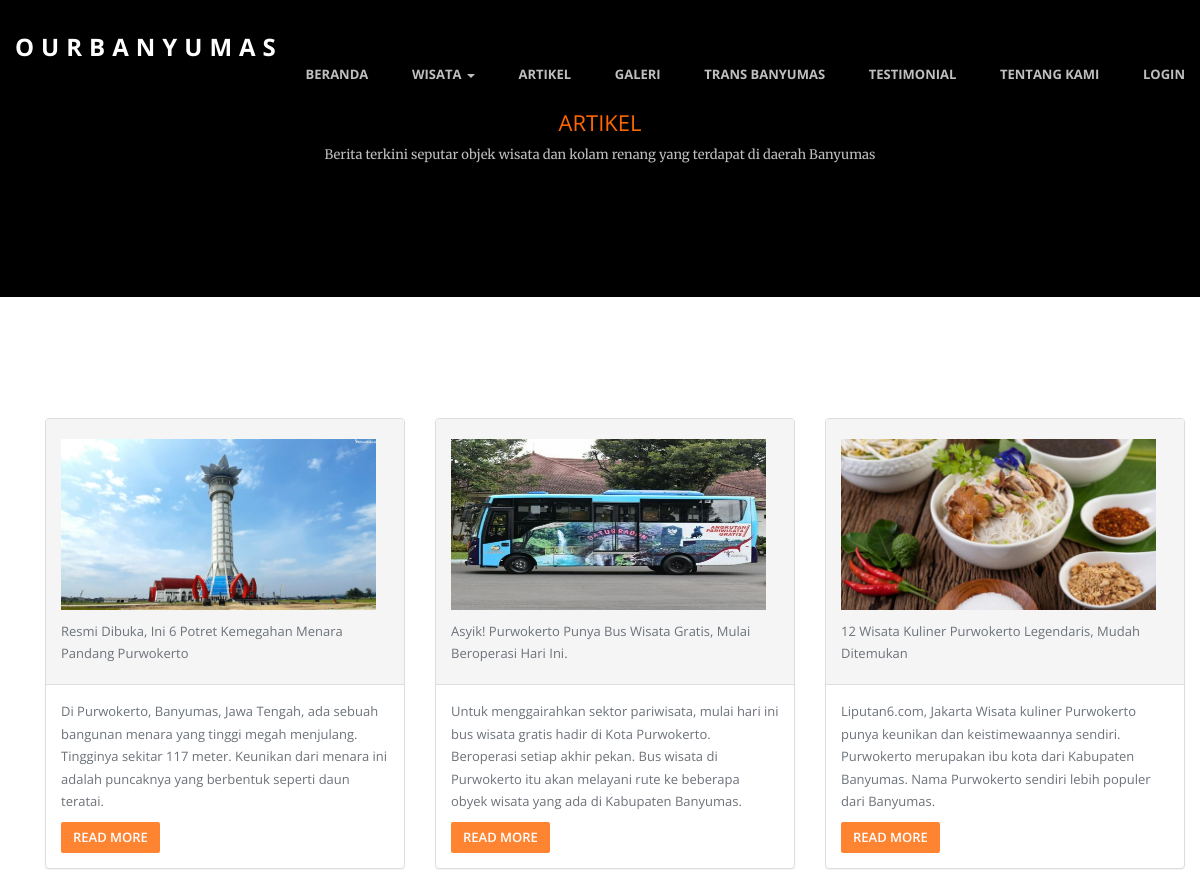
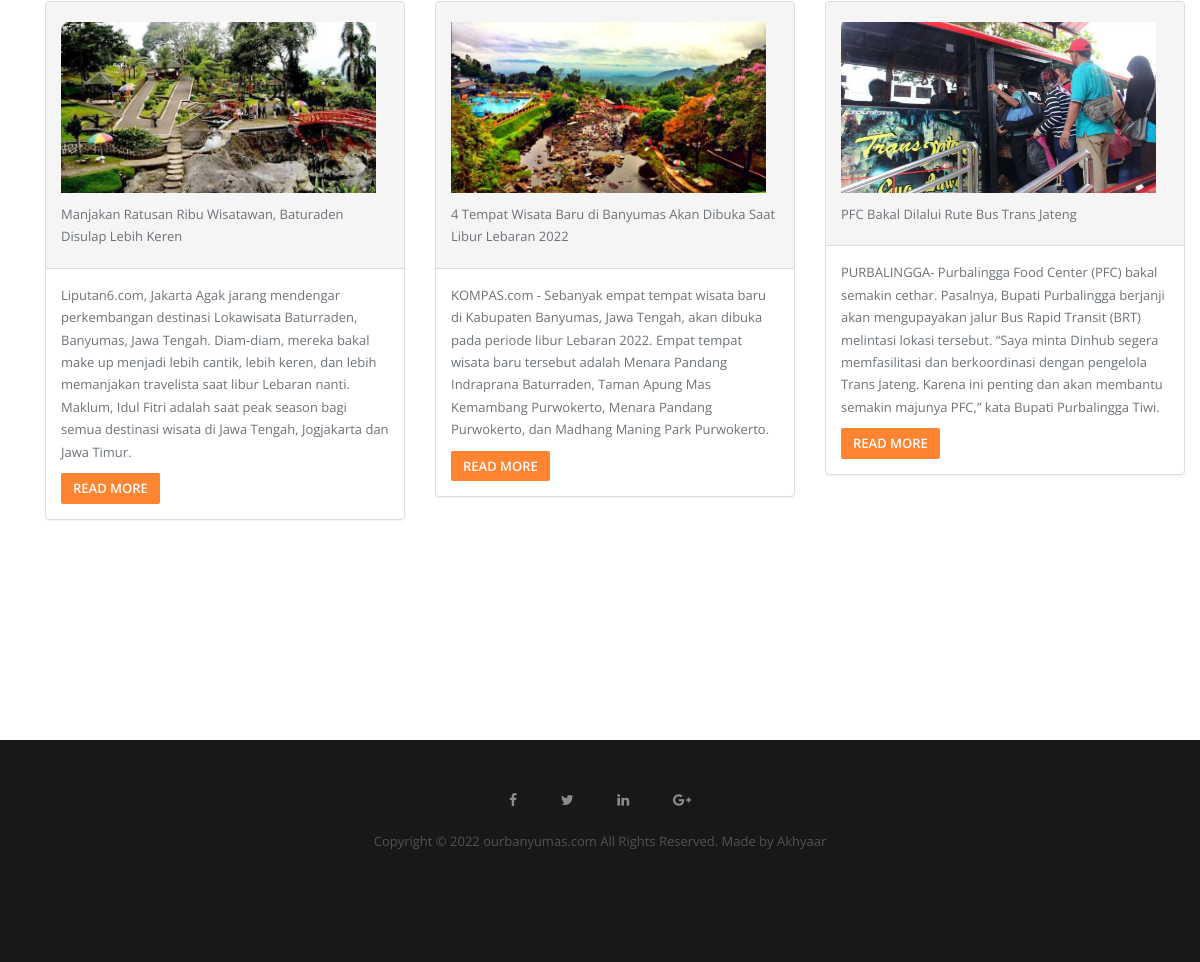
Screenshot of /artikel.php with the database file from the repository (2 pictures, top to bottom).
### tables this page shows
CREATE TABLE `artikel` (
  `id` int(100) NOT NULL,
  `judul` varchar(400) NOT NULL,
  `keterangan` varchar(500) NOT NULL,
  `url` varchar(250) NOT NULL,
  `foto` varchar(200) NOT NULL
);

### artikel.php (the view, shortened to what this page needs)
<!doctype html>
<html class="no-js" lang="">
<head>
  <link rel="stylesheet" href="css/bootstrap.min.css">
  <link rel="stylesheet" href="css/flexslider.css">
  <link rel="stylesheet" href="css/jquery.fancybox.css">
  <link rel="stylesheet" href="css/main.css">
  <link rel="stylesheet" href="css/responsive.css">
  <link rel="stylesheet" href="css/font-icon.css">
  <link rel="stylesheet" href="css/animate.min.css">
  <link rel="stylesheet" href="https://maxcdn.bootstrapcdn.com/font-awesome/4.4.0/css/font-awesome.min.css">
</head>
<body>
  <section>
    <header id="header">
      <div class="header-content clearfix"> <a class="logo" href="index.php">OurBanyumas</a>
        <nav class="navigation" role="navigation">
          <ul class="primary-nav">
            <li><a href="index.php">Beranda</a></li>
            <li class="dropdown">
              <a href="#" class="dropdown-toggle" data-toggle="dropdown">Wisata <b class="caret"></b></a>
            </li>
            <li><a href="artikel.php">Artikel</a></li>
            <li><a href="galeri.php">Galeri</a></li>
            <li><a href="transbanyumas.php">Trans Banyumas</a></li>
            <li><a href="testimonial.php">Testimonial</a></li>
            <li><a href="tentang.php">Tentang Kami</a></li>
            <?php
            if (!isset($_SESSION['is_login'])) {
            ?>
              <li>
                <a href="login.php">Login</a>
              </li>
            <?php } else { ?>
              <li>
                <a href="akunuser.php?logoutSubmit=1" class="logout">Logout (<?= $_SESSION['namauser']; ?>)</a>
              </li><?php } ?>
          </ul>
        </nav>
      </div>
    </header>
  </section>
  <section id="intro" class="section intro">
    <div class="container">
      <div class="col-md-8 col-md-offset-2 text-center">
        <?php
        if (!isset($_SESSION['admin'])) {
        ?>
          <h6>ARTIKEL</h6>
          <p>Berita terkini seputar objek wisata dan kolam renang yang terdapat di daerah Banyumas</p>
          <br>
        <?php } else { ?>
          <h6>ARTIKEL</h6>
          <br>
          </li>
        <?php } ?>
      </div>
    </div>
  </section>
  <section id="services" class="services service-section">
    <div class="container">
      <div class="container">
        <div class="row">
          <div class="col-lg-12">
          </div>
          <?php
          include "koneksi.php";
          $query = "SELECT * FROM artikel";
          $sql = mysqli_query($connect, $query);
          while ($data = mysqli_fetch_array($sql)) {
          ?>
            <div class="col-md-4">
              <div class="panel panel-default">
                <div class="panel-heading">
                  <h4><?php echo "<td align='center'><img src='images/foto/" . $data['foto'] . "' width='315' height='171' ></td>"; ?></h4>
                  <p> <?php echo "" . $data['judul'] . ""; ?></p>
                </div>
                <div class="panel-body">
                  <p> <?php echo "" . $data['keterangan'] . ""; ?></p>
                  <a <?php echo "href=" . $data['url'] . ""; ?> class="btn btn-default">Read More</a>
                </div>
              </div>
            </div>
          <?php
          }
          ?>
        </div>
      </div>
  </section>
  <section id="services" class="services service-section">
  </section>
  <footer class="footer">
    <div class="footer-top section">
      <div class="container" align="center">
        <div class="row">
          <a style="padding:20px" ; href="#"><i class="fa fa-facebook"></i></a>
          <a style="padding:20px" ; href="#"><i class="fa fa-twitter"></i></a>
          <a style="padding:20px" ; href="#"><i class="fa fa-linkedin"></i></a>
          <a style="padding:20px" ; href="#"><i class="fa fa-google-plus"></i></a>
          <br>
          <br>
          <p>Copyright © 2022 ourbanyumas.com All Rights Reserved. Made by Akhyaar</p>
        </div>
      </div>
    </div>
  </footer>
</body>
</html>

### css/main.css (style rules this page uses)
p { font-size: 13px; line-height: 22.4px; color: #6c7279; }
h4 { font-size: 22px; color: #2d3033; font-weight: 400; }
h6 { font-size: 22px; color: #F60; font-weight: 400; }
.btn { background-color: #F60; color: #fff; font-size: 13px; font-weight: 600; border: 0; -moz-border-radius: 2px; -webkit-border-radius: 2px; border-radius: 2px; display: inline-block; text-transform: uppercase; opacity:0.8; }
a { color: #e84545; }
body { font-family: "Open Sans", Arial, sans-serif; font-weight: 400; color: #6c7279; }
ul, ol { margin: 0; padding: 0; }
ul li { list-style: none; }
.section { padding: 100px 0; }
#header { position: fixed; width: 100%; z-index: 999; }
#header .header-content { margin: 0 auto; max-width: 1170px; padding: 30px 0; width: 100%; -moz-transition: padding 0.3s; -o-transition: padding 0.3s; -webkit-transition: padding 0.3s; transition: padding 0.3s; }
#header .logo { float: left; font-size:24px; font-weight:700; color:#fff; text-decoration:none; text-transform:uppercase; letter-spacing:7px; }
.navigation { float: right; }
.navigation li { display: inline-block; }
.navigation a { color: rgba(255, 255, 255, 0.75); font-size: 13px; font-weight: 700; margin-left: 40px; text-transform: uppercase; }
.intro { background-color: #000; }
.intro p { font-family: "Merriweather", Arial, sans-serif; color: rgba(255, 255, 255, 0.75); font-weight: 400; }
.service-section { padding-top: 100px; }
.services { margin-bottom: 50px; }
.footer { text-align: left; }
.footer-top { background-color: #181818; padding-top: 50px; }
.footer p { color: rgba(255, 255, 255, 0.25); }
.footer a { color: rgba(255, 255, 255, 0.50); }

### rows the page displays
artikel: foto (picture), judul "Resmi Dibuka, Ini 6 Potret Kemegahan Menara Pandang Purwokerto", keterangan "Di Purwokerto, Banyumas, Jawa Tengah, ada sebuah bangunan menara yang tinggi megah menjulang. Tingginya sekitar 117 meter. Keunikan dari menara ini adalah puncaknya yang berbentuk seperti daun teratai."
artikel: foto (picture), judul "Asyik! Purwokerto Punya Bus Wisata Gratis, Mulai Beroperasi Hari Ini.", keterangan "Untuk menggairahkan sektor pariwisata, mulai hari ini bus wisata gratis hadir di Kota Purwokerto. Beroperasi setiap akhir pekan. Bus wisata di Purwokerto itu akan melayani rute ke beberapa obyek wisata yang ada di Kabupaten Banyumas."
artikel: foto (picture), judul "12 Wisata Kuliner Purwokerto Legendaris, Mudah Ditemukan", keterangan "Liputan6.com, Jakarta Wisata kuliner Purwokerto punya keunikan dan keistimewaannya sendiri. Purwokerto merupakan ibu kota dari Kabupaten Banyumas. Nama Purwokerto sendiri lebih populer dari Banyumas."
artikel: foto (picture), judul "Manjakan Ratusan Ribu Wisatawan, Baturaden Disulap Lebih Keren", keterangan "Liputan6.com, Jakarta Agak jarang mendengar perkembangan destinasi Lokawisata Baturraden, Banyumas, Jawa Tengah. Diam-diam, mereka bakal make up menjadi lebih cantik, lebih keren, dan lebih memanjakan travelista saat libur Lebaran nanti. Maklum, Idul Fitri adalah saat peak season bagi semua destinasi wisata di Jawa Tengah, Jogjakarta dan Jawa Timur."
artikel: foto (picture), judul "4 Tempat Wisata Baru di Banyumas Akan Dibuka Saat Libur Lebaran 2022", keterangan "KOMPAS.com - Sebanyak empat tempat wisata baru di Kabupaten Banyumas, Jawa Tengah, akan dibuka pada periode libur Lebaran 2022. Empat tempat wisata baru tersebut adalah Menara Pandang Indraprana Baturraden, Taman Apung Mas Kemambang Purwokerto, Menara Pandang Purwokerto, dan Madhang Maning Park Purwokerto."
artikel: foto (picture), judul "PFC Bakal Dilalui Rute Bus Trans Jateng", keterangan "PURBALINGGA- Purbalingga Food Center (PFC) bakal semakin cethar. Pasalnya, Bupati Purbalingga berjanji akan mengupayakan jalur Bus Rapid Transit (BRT) melintasi lokasi tersebut. “Saya minta Dinhub segera memfasilitasi dan berkoordinasi dengan pengelola Trans Jateng. Karena ini penting dan akan membantu semakin majunya PFC,” kata Bupati Purbalingga Tiwi."
